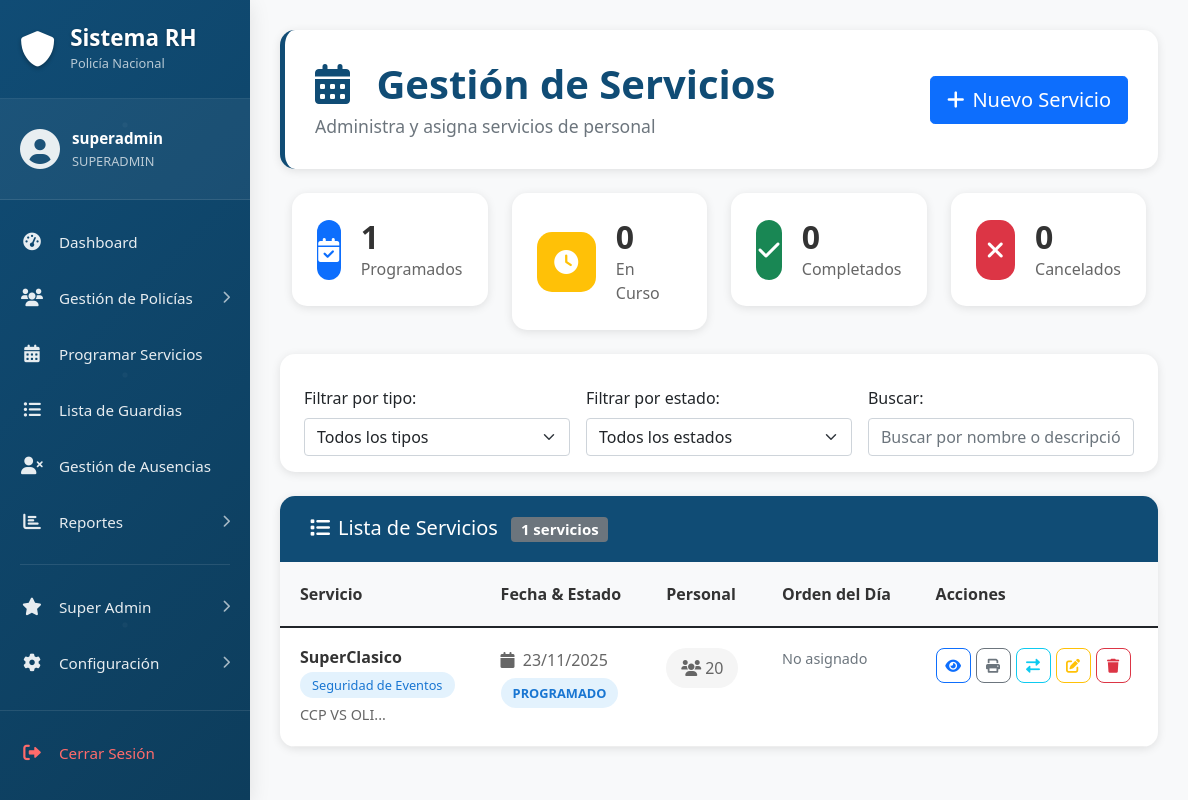
The page /admin/servicios/index.php (signed in) on the database as committed earlier.
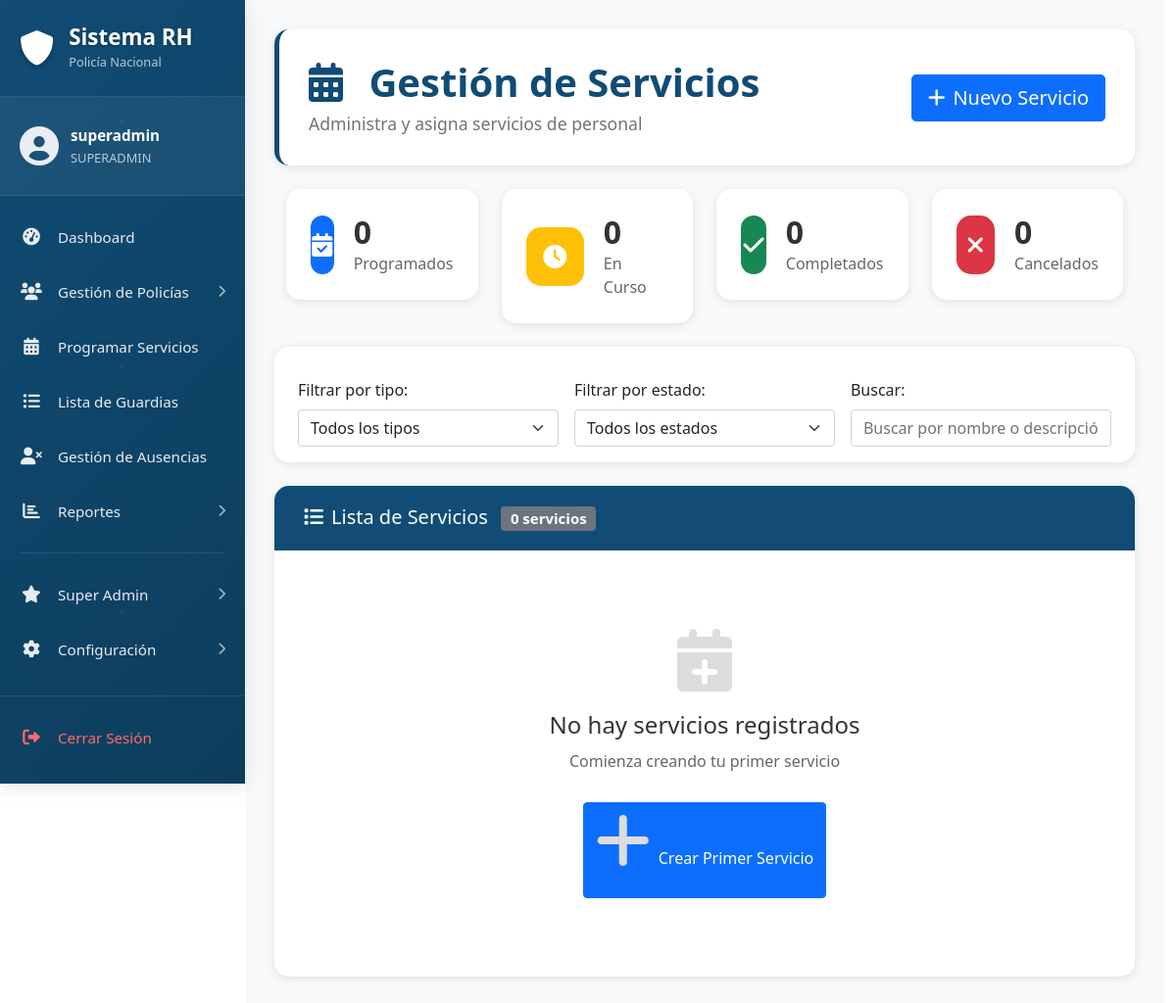
The same page on the database as committed later.
### tables this page shows
CREATE TABLE `servicios` (
  `id` int NOT NULL,
  `nombre` varchar(200) NOT NULL,
  `tipo_servicio_id` int DEFAULT NULL,
  `fecha_servicio` date NOT NULL,
  `descripcion` text,
  `orden_del_dia` varchar(50) DEFAULT NULL,
  `estado` enum('PROGRAMADO','EN_CURSO','COMPLETADO','CANCELADO') DEFAULT 'PROGRAMADO',
  `created_at` timestamp NULL DEFAULT CURRENT_TIMESTAMP,
  `updated_at` timestamp NULL DEFAULT CURRENT_TIMESTAMP ON UPDATE CURRENT_TIMESTAMP
);

CREATE TABLE `tipos_servicios` (
  `id` int NOT NULL,
  `nombre` varchar(200) NOT NULL,
  `descripcion` text,
  `requisitos_json` json NOT NULL COMMENT 'JSON con requisitos específicos',
  `activo` tinyint(1) DEFAULT '1',
  `created_at` timestamp NULL DEFAULT CURRENT_TIMESTAMP,
  `updated_at` timestamp NULL DEFAULT CURRENT_TIMESTAMP ON UPDATE CURRENT_TIMESTAMP
);

### admin/servicios/index.php (the view, shortened to what the changed rows need)
<?php
require_once '../../cnx/db_connect.php';
function getServiciosColumns($conn) {
    try {
        $cols = $conn->query("SHOW COLUMNS FROM servicios")->fetchAll(PDO::FETCH_COLUMN);
        return $cols ?: [];
    } catch (Exception $e) {
        return [];
    }
}
$cols = getServiciosColumns($conn);
$orderCampo = in_array('fecha_inicio', $cols) ? 's.fecha_inicio' : (in_array('fecha_servicio', $cols) ? 's.fecha_servicio' : 's.created_at');
$query = "
    SELECT
        s.*,
        ts.nombre as tipo_servicio,
        COUNT(asig.policia_id) as personal_asignado
    FROM servicios s
    LEFT JOIN tipos_servicios ts ON s.tipo_servicio_id = ts.id
    LEFT JOIN asignaciones_servicios asig ON s.id = asig.servicio_id
    GROUP BY s.id
    ORDER BY $orderCampo DESC, s.created_at DESC
";
$servicios = $conn->query($query)->fetchAll();
?>
<!DOCTYPE html>
<html lang="es">
<head>
    <link href="https://cdn.jsdelivr.net/npm/bootstrap@5.1.3/dist/css/bootstrap.min.css" rel="stylesheet">
    <link rel="stylesheet" href="https://cdnjs.cloudflare.com/ajax/libs/font-awesome/6.0.0/css/all.min.css">
</head>
<body>
    <div class="container-fluid">
        <div class="row">
            <div class="col-md-9 col-lg-10">
                <div class="main-content">
                    <div class="page-header mb-4">
                        <div class="d-flex justify-content-between align-items-center">
                            <div>
                                <h1 class="page-title">
                                    <i class="fas fa-calendar-alt me-3"></i>
                                    Gestión de Servicios
                                </h1>
                            </div>
                        </div>
                    </div>
                    <div class="row mb-4">
                        <div class="col-md-3">
                            <div class="stats-card">
                                <div class="stats-content">
                                    <h3><?php echo count(array_filter($servicios, fn($s) => $s['estado'] == 'PROGRAMADO')); ?></h3>
                                    <p>Programados</p>
                                </div>
                            </div>
                        </div>
                        <div class="col-md-3">
                            <div class="stats-card">
                                <div class="stats-content">
                                    <h3><?php echo count(array_filter($servicios, fn($s) => in_array($s['estado'], ['EN_CURSO','ACTIVO']))); ?></h3>
                                    <p>En Curso</p>
                                </div>
                            </div>
                        </div>
                        <div class="col-md-3">
                            <div class="stats-card">
                                <div class="stats-content">
                                    <h3><?php echo count(array_filter($servicios, fn($s) => $s['estado'] == 'COMPLETADO')); ?></h3>
                                    <p>Completados</p>
                                </div>
                            </div>
                        </div>
                        <div class="col-md-3">
                            <div class="stats-card">
                                <div class="stats-content">
                                    <h3><?php echo count(array_filter($servicios, fn($s) => $s['estado'] == 'CANCELADO')); ?></h3>
                                    <p>Cancelados</p>
                                </div>
                            </div>
                        </div>
                    </div>
                    <div class="services-card">
                        <div class="card-header">
                            <h5 class="mb-0">
                                <i class="fas fa-list me-2"></i>Lista de Servicios
                                <span class="badge bg-secondary ms-2"><?php echo count($servicios); ?> servicios</span>
                            </h5>
                        </div>
                        <div class="card-body p-0">
                            <?php if (empty($servicios)): ?>
                                <div class="empty-state">
                                    <i class="fas fa-calendar-plus"></i>
                                    <h4>No hay servicios registrados</h4>
                                    <p>Comienza creando tu primer servicio</p>
                                    <a href="crear_servicio.php" class="btn btn-primary">
                                        <i class="fas fa-plus me-2"></i>Crear Primer Servicio
                                    </a>
                                </div>
                            <?php else: ?>
                                <div class="table-responsive">
                                    <table class="table table-hover services-table">
                                        <thead>
                                            <tr>
                                                <th>Servicio</th>
                                                <th>Fecha & Estado</th>
                                                <th>Personal</th>
                                                <th>Orden del Día</th>
                                                <th>Acciones</th>
                                            </tr>
                                        </thead>
                                        <tbody>
                                            <?php foreach ($servicios as $servicio): ?>
                                                <tr data-tipo="<?php echo $servicio['tipo_servicio_id']; ?>" data-estado="<?php echo $servicio['estado']; ?>">
                                                    <td>
                                                        <div class="service-info">
                                                            <h6 class="service-name"><?php echo htmlspecialchars($servicio['nombre'] ?? ''); ?></h6>
                                            <?php if ($servicio['tipo_servicio']): ?>
                                                <span class="service-type"><?php echo htmlspecialchars($servicio['tipo_servicio'] ?? ''); ?></span>
                                            <?php endif; ?>
                                            <?php if ($servicio['descripcion']): ?>
                                                <p class="service-desc"><?php echo htmlspecialchars(substr($servicio['descripcion'] ?? '', 0, 80)); ?>...</p>
                                            <?php endif; ?>
                                                        </div>
                                                    </td>
                                                    <td>
                                                        <div class="date-status">
                                                            <div class="service-date">
                                                                <i class="fas fa-calendar me-1"></i>
                                                                <?php echo date('d/m/Y', strtotime($servicio['fecha_inicio'])); ?>
                                                            </div>
                                                            <?php
                                                            $estado_class = [
                                                                'PROGRAMADO' => 'status-programado',
                                                                'EN_CURSO' => 'status-en-curso',
                                                                'COMPLETADO' => 'status-completado',
                                                                'CANCELADO' => 'status-cancelado'
                                                            ];
                                                            ?>
                                                            <span class="service-status <?php echo $estado_class[$servicio['estado']] ?? 'status-default'; ?>">
                                                                <?php echo $servicio['estado']; ?>
                                                            </span>
                                                        </div>
                                                    </td>
                                                    <td>
                                                        <div class="personnel-count">
                                                            <i class="fas fa-users me-1"></i>
                                                            <span><?php echo $servicio['personal_asignado']; ?></span>
                                                        </div>
                                                    </td>
                                                    <td>
                                                        <div class="order-info">
                                                            <?php
                                                                $orden = $servicio['orden_del_dia'] ?? '';
                                                                echo $orden !== ''
                                                                    ? htmlspecialchars(strlen($orden) > 50 ? substr($orden, 0, 50) . '...' : $orden)
                                                                    : '<span class="text-muted">No asignado</span>';
                                                            ?>
                                                        </div>
                                                    </td>
                                                    <td>
                                                        <div class="action-buttons">
                                                            <button class="btn btn-sm btn-outline-primary"
                                                                    data-bs-toggle="modal"
                                                                    data-bs-target="#modalVer<?php echo $servicio['id']; ?>"
                                                                    title="Ver detalles">
                                                                <i class="fas fa-eye"></i>
                                                            </button>
                                                            <a class="btn btn-sm btn-outline-secondary"
                                                               href="imprimir_servicio.php?id=<?php echo (int)$servicio['id']; ?>"
                                                               target="_blank"
                                                               title="Imprimir">
                                                                <i class="fas fa-print"></i>
                                                            </a>
                                                            <button class="btn btn-sm btn-outline-info"
                                                                    data-bs-toggle="modal"
                                                                    data-bs-target="#modalEstado<?php echo $servicio['id']; ?>"
                                                                    title="Cambiar estado">
                                                                <i class="fas fa-exchange-alt"></i>
                                                            </button>
                                                            <button class="btn btn-sm btn-outline-warning"
                                                                    data-bs-toggle="modal"
                                                                    data-bs-target="#modalEditar<?php echo $servicio['id']; ?>"
                                                                    title="Editar">
                                                                <i class="fas fa-edit"></i>
                                                            </button>
                                                            <button class="btn btn-sm btn-outline-danger"
                                                                    data-bs-toggle="modal"
                                                                    data-bs-target="#modalEliminar<?php echo $servicio['id']; ?>"
                                                                    title="Eliminar">
                                                                <i class="fas fa-trash"></i>
                                                            </button>
                                                        </div>
                                                    </td>
                                                </tr>
                                            <?php endforeach; ?>
                                        </tbody>
                                    </table>
                                </div>
                            <?php endif; ?>
                        </div>
                    </div>
                </div>
            </div>
        </div>
    </div>
</body>
</html>

Rows that differ between the two databases and show on the page:
removed servicios: estado "1", estado "0", nombre "SuperClasico", tipo_servicio.nombre "Seguridad de Eventos", descripcion "CCP VS OLI", fecha_inicio "23/11/2025", estado "PROGRAMADO", personal_asignado "20", shows "No asignado"
Other text that changed with them:
count(array_filter($servicios, fn($s) => $s['estado'] == 'CANCELADO')): (not shown) → "0"
count($servicios): "1" → "0"
text no longer shown: "Servicio Fecha & Estado Personal Orden del Día Acciones"
text now shown: "0 0 0 No hay servicios registrados Comienza creando tu primer servicio Crear Primer Servicio"
